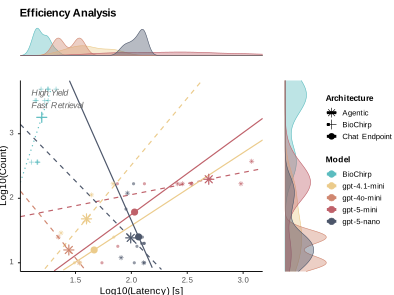

Write R code to recreate this figure.
# ------------------------------------------------------------------------------
# R CODE: EFFICIENCY PLOT (SOFT MATTE NORD PALETTE + FULL AXIS)
# ------------------------------------------------------------------------------

if (!require("pacman")) install.packages("pacman")
pacman::p_load(ggplot2, dplyr, readxl, stringr, cowplot, scales, grid, extrafont)

# 1. DATA PREP
df <- read_excel("~/abhi/biochirp/evaluation/MCP/result_mcp.xlsx")

df_clean <- df %>%
  mutate(
    Count = as.numeric(as.character(Count)),
    Latency = as.numeric(as.character(Latency)),
    Error = tidyr::replace_na(Error, "Pass"),
    Type_Clean = tolower(str_trim(Type))
  ) %>%
  filter(
    tolower(Error) == "pass",
    !is.na(Count) & Count > 0,
    !is.na(Latency) & Latency > 0
  ) %>%
  mutate(
    Log_Latency = log10(Latency),
    Log_Count = log10(Count),
    
    # NORMALIZATION: Ensure 'BioChirp' model name is consistent
    Model = ifelse(grepl("biochirp", tolower(Model)), "BioChirp", Model),
    
    Style_Group = case_when(
      grepl("agentic", Type_Clean) ~ "Agentic",
      grepl("chat", Type_Clean) | grepl("claude", Type_Clean) ~ "Chat Endpoint",
      grepl("biochirp", Type_Clean) ~ "BioChirp",
      TRUE ~ "Other"
    )
  )

# Calculate Centroids
df_means <- df_clean %>%
  group_by(Model, Style_Group) %>%
  summarise(
    Mean_Log_Latency = mean(Log_Latency, na.rm = TRUE),
    Mean_Log_Count = mean(Log_Count, na.rm = TRUE),
    .groups = 'drop'
  )

# 2. LIMITS (Calculated to ensure regression lines cover 'entire axis')
x_limits <- range(df_clean$Log_Latency)
y_limits <- range(df_clean$Log_Count)

# Add 5% padding so points don't touch edges
x_padding <- diff(x_limits) * 0.05
y_padding <- diff(y_limits) * 0.05
x_limits_final <- c(x_limits[1] - x_padding, x_limits[2] + x_padding)
y_limits_final <- c(y_limits[1] - y_padding, y_limits[2] + y_padding)

# 3. STYLING & COLORS (NORD SOFT MATTE PALETTE)
custom_colors <- c(
  "BioChirp"     = "#5BBCBF", # REQUESTED TEAL (Fixed)
  
  # Soft Matte Colors (Nord Palette Inspired)
  "gpt-5-mini"   = "#BF616A", # Soft Red
  "gpt-4o-mini"  = "#D08770", # Soft Orange
  "gpt-4.1-mini" = "#EBCB8B", # Soft Yellow
  "gpt-5-nano"   = "#4C566A", # Matte Grey
  "gpt-4.1-nano" = "#B48EAD", # Soft Purple
  "Haiku 3.5"    = "#5E81AC", # Soft Blue
  "Sonnet 4.5"   = "#A3BE8C"  # Soft Green
)

custom_shapes <- c("Agentic" = 8, "Chat Endpoint" = 16, "BioChirp" = 3, "Other" = 16)
custom_linetypes <- c("Agentic" = "dashed", "Chat Endpoint" = "solid", "BioChirp" = "dotted", "Other" = "solid")

common_theme <- theme_minimal(base_family = "Arial", base_size = 7) +
  theme(
    # Clean L-Shape Axis
    panel.grid = element_blank(),
    axis.line.x.bottom = element_line(color = "black", size = 0.3),
    axis.line.y.left   = element_line(color = "black", size = 0.3),
    panel.border = element_blank(),
    axis.ticks = element_line(color = "black", size = 0.3),
    plot.margin = margin(0, 0, 0, 0)
  )

# 4. PLOT COMPONENTS

# A. Main Plot
p_main <- ggplot(df_clean, aes(x = Log_Latency, y = Log_Count, color = Model)) +
  
  # REGRESSION LINES: fullrange=TRUE ensures they cover the entire axis range
  geom_smooth(aes(linetype = Style_Group), method = "lm", se = FALSE, 
              size = 0.4, alpha = 0.6, fullrange = TRUE) +
  
  # Points
  geom_point(aes(shape = Style_Group), size = 0.8, stroke = 0.4, alpha = 0.6) +
  geom_point(data = df_means, aes(x = Mean_Log_Latency, y = Mean_Log_Count, shape = Style_Group), 
             size = 2.0, stroke = 0.6, alpha = 1.0) +
  
  # Annotation
  annotate("text", x = min(df_clean$Log_Latency), y = max(df_clean$Log_Count), 
           label = "High Yield\nFast Retrieval", hjust = 0, vjust = 1, 
           size = 2.2, color = "grey40", fontface = "italic", family = "Arial") +
  
  # Scales
  scale_shape_manual(name = "Architecture", values = custom_shapes) +
  scale_linetype_manual(name = "Architecture", values = custom_linetypes) +
  scale_color_manual(name = "Model", values = custom_colors) + 
  
  # Explicit Limits to force lines to extend fully
  scale_x_continuous(limits = x_limits_final, expand = c(0, 0)) +
  scale_y_continuous(limits = y_limits_final, expand = c(0, 0)) +
  
  labs(x = "Log10(Latency) [s]", y = "Log10(Count)") +
  common_theme +
  theme(legend.position = "none")

# B. Top Density
p_top <- ggplot(df_clean, aes(x = Log_Latency, fill = Model, color = Model)) +
  geom_density(alpha = 0.4, size = 0.2) +
  scale_fill_manual(values = custom_colors) +
  scale_color_manual(values = custom_colors) +
  scale_x_continuous(limits = x_limits_final, expand = c(0, 0)) +
  theme_void() +
  theme(legend.position = "none", plot.margin = margin(0,0,0,0))

# C. Right Density
p_right <- ggplot(df_clean, aes(x = Log_Count, fill = Model, color = Model)) +
  geom_density(alpha = 0.4, size = 0.2) +
  coord_flip() + 
  scale_fill_manual(values = custom_colors) +
  scale_color_manual(values = custom_colors) +
  scale_x_continuous(limits = y_limits_final, expand = c(0, 0)) +
  theme_void() +
  theme(legend.position = "none", plot.margin = margin(0,0,0,0))

# D. Legend
p_legend_source <- ggplot(df_clean, aes(x = Log_Latency, y = Log_Count, color = Model)) +
  geom_point(aes(shape = Style_Group), size = 2) +
  geom_line(aes(linetype = Style_Group), size = 1) +
  scale_shape_manual(name = "Architecture", values = custom_shapes) +
  scale_linetype_manual(name = "Architecture", values = custom_linetypes) +
  scale_color_manual(name = "Model", values = custom_colors) +
  theme_minimal(base_family = "Arial", base_size = 7) +
  theme(
    legend.box = "vertical",
    legend.title = element_text(face = "bold", size = 6),
    legend.text = element_text(size = 5.5),
    legend.key.size = unit(3, "mm"),
    legend.spacing = unit(1, "mm")
  )
legend <- cowplot::get_legend(p_legend_source)

# 5. LAYOUT & EXPORT
plot_grid_aligned <- cowplot::plot_grid(
  p_top, NULL, 
  p_main, p_right, 
  align = "hv", axis = "tblr", 
  rel_widths = c(4, 1), 
  rel_heights = c(1, 4),
  ncol = 2
)

final_plot <- cowplot::plot_grid(
  plot_grid_aligned, legend,
  rel_widths = c(5, 1),
  nrow = 1
)

title <- ggdraw() + 
  draw_label("Efficiency Analysis", fontfamily = "Arial", fontface = "bold", size = 8, x = 0.05, hjust = 0)

final_with_title <- plot_grid(title, final_plot, ncol = 1, rel_heights = c(0.1, 1))

ggsave("~/abhi/biochirp/evaluation/MCP/figure/C/latency_vs_retrival.pdf", plot = final_with_title, width = 100, height = 75, units = "mm", device = cairo_pdf)
